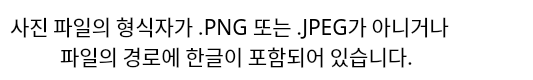
<?xml version="1.0" encoding="UTF-8"?>
<ui version="4.0">
 <class>Dialog</class>
 <widget class="QDialog" name="Dialog">
  <property name="geometry">
   <rect>
    <x>0</x>
    <y>0</y>
    <width>533</width>
    <height>80</height>
   </rect>
  </property>
  <property name="windowTitle">
   <string>사진 파일 오류!</string>
  </property>
  <property name="styleSheet">
   <string notr="true">background-color: rgb(255, 255, 255);</string>
  </property>
  <widget class="QLabel" name="label">
   <property name="geometry">
    <rect>
     <x>10</x>
     <y>10</y>
     <width>521</width>
     <height>31</height>
    </rect>
   </property>
   <property name="font">
    <font>
     <family>MS Gothic</family>
     <pointsize>16</pointsize>
     <underline>false</underline>
    </font>
   </property>
   <property name="text">
    <string>사진 파일의 형식자가 .PNG 또는 .JPEG가 아니거나</string>
   </property>
  </widget>
  <widget class="QLabel" name="label_2">
   <property name="geometry">
    <rect>
     <x>60</x>
     <y>40</y>
     <width>421</width>
     <height>31</height>
    </rect>
   </property>
   <property name="font">
    <font>
     <family>MS Gothic</family>
     <pointsize>16</pointsize>
     <underline>false</underline>
    </font>
   </property>
   <property name="text">
    <string>파일의 경로에 한글이 포함되어 있습니다.</string>
   </property>
  </widget>
 </widget>
 <resources/>
 <connections/>
</ui>
